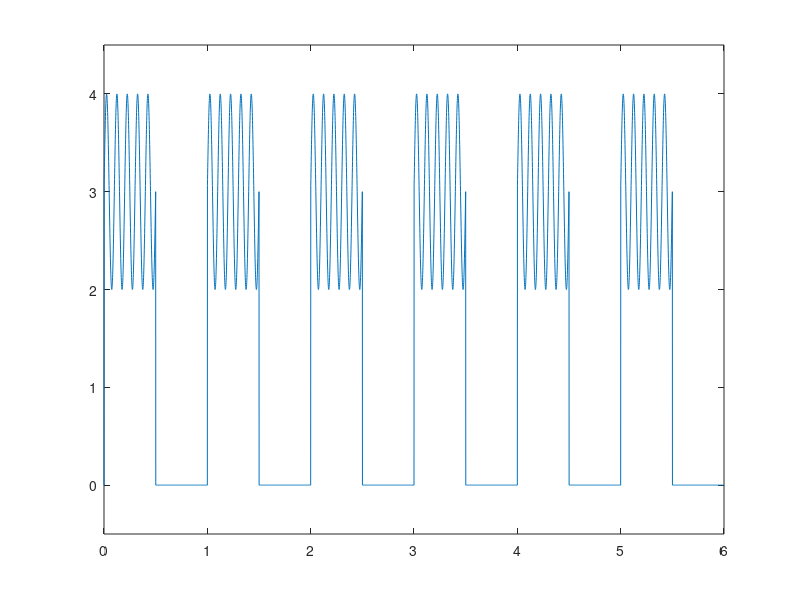

This chart was generated by the following MATLAB code:



%% Chapter 3.1, Figure 3.1

% Call figure 1, and wipe it clean
figure(1), clf

% generate 1000 random numbers
Yu = rand(1000,1);
Yn = randn(1000,1);

% plot numbers over 'time'
subplot(211)
plot(Yu)
hold on
plot(Yn,'r')
legend({'uniform';'Gaussian'})
xlabel('''Time'''), ylabel('Value')

% plot histograms to show the distributions of uniform (rand) vs. 
% Gaussian distributed (randn) numbers.
subplot(223)
hist(Yu,200) % the ",200" means to use 200 bins in the histogram
title('Distribution of uniform noise')
xlabel('Value'), ylabel('Count')

subplot(224)
hist(Yn,200)
title('Distribution of random noise')
xlabel('Value'), ylabel('Count')

% note that the function hist() can return outputs
[y,x] = hist(Yn,200);
hold on
plot(x,y,'m') % m = magenta color

%% Chapter 3.1, Figure 3.2

% generate more noise
whitenoise = randn(10000,1);

% Compute its Fourier transform and modify to make pink noise.
% The mechanics of the next two lines will be explained in more
% detail in Chapter 5.
whitenoiseX = fft(whitenoise);
pinknoise = real(ifft( whitenoiseX .* linspace(-1,1,length(whitenoiseX))'.^2 ))*2;

clf % clear the figure
subplot(221)
plot(whitenoise), hold on
plot(pinknoise,'r')
xlabel('Time (a.u.)'), legend({'white','pink'})

subplot(222)
plot(whitenoise,pinknoise,'.')
xlabel('white noise'), ylabel('pinkified noise')

subplot(212)
plot(abs(fft(whitenoise))), hold on
plot(abs(fft(pinknoise)),'r')
legend({'white';'pink'})
set(gca,'xticklabel','') % the '' means no ticks on the x-axis
xlabel('Frequency (a.u.)'), ylabel('amplitude')

%% Chapter 3.2, Figure 3.3

clf
t = 0:.001:5; % time from 0 to 5 seconds in steps of .001
a = 10;       % amplitude
f = 3;        % frequency in Hz
p = pi/2;     % phase angle in radians

y = a*sin(2*pi*f*t+p);
plot(t,y)
xlabel('Time (s)'), ylabel('amplitude')

%% Chapter 3.2, Figure 3.4

t = 0:.001:5; % .001 means a sampling rate of 1000 Hz, or 1 kHz
a = [10 2 5 8]; % several amplitudes for several sine waves
f = [3 1 6 12];
p = [0 pi/4 -pi pi/2];

% The variable sinewave must be initialized. Why is this,
% and why would Matlab produce an error if it is not initialized?
sinewave = zeros(size(t));

% loop through and sum the sine waves
for i=1:length(a)
    sinewave = sinewave + a(i)*sin(2*pi*f(i)*t+p(i));
end

% and plot
clf
plot(t,sinewave)
xlabel('Time (s)'), ylabel('amplitude')
% note the concatenation of strings used for the title
title([ 'Sum of ' num2str(length(a)) ' sine waves' ])

%% Chapter 3.2 

% adding random noise
sinewave = sinewave + mean(a)*randn(size(t));
plot(t,sinewave)
xlabel('Time (s)'), ylabel('amplitude')
title('With noise added...')

%% Chapter 3.2, Figure 3.5

% specify amplitudes and frequencies
a = [10  2  5  8]; % arbitrary units
f = [ 3  1  6 12]; % Hz

% Define time windows for the different sine waves
timechunks = round(linspace(1,length(t),length(a)+1));

% This time, sinewave is initialized to one zero, because it will be
% concatenated with other sine waves.
sinewave = 0;
for i=1:length(a)
    % three periods (an elipsis) can be used to continue long lines of code
    % to the next line. They are never necessary but can be useful,
    % particularly for people who have an aversion to the horizontal scroll bar.
    sinewave = cat(2,sinewave,a(i)* ...
                sin(2*pi*f(i)*t(timechunks(i):timechunks(i+1)-1) ));
end

plot(t,sinewave)
% You can copy the x/y-axis labels from above or create your own.

%% Chapter 3.2, Figure 3.6

% Create a chirp. A "chirp" is a sine wave with a frequency that varies
% over time. Chapter 8 will show additional ways to produce time series
% with arbitrary time-varying frequencies.
f = [2 10];
ff = linspace(f(1),mean(f),length(t));
sinewave = sin(2*pi.*ff.*t);
plot(t,sinewave)
set(gca,'ylim',[-1.4 1.4])

%% Chapter 3.2, Figure 3.7

% This sine wave has a constant frequency and 
% amplitude that varies over time
a = linspace(1,10,length(t)); % time-varying amplitude
f = 3; % frequency in Hz

y = a.*sin(2*pi*f*t);
plot(t,y)

%% Chapter 3.3, Figure 3.8

t = -1:.001:5;
s = [ .5 .1 ];
a = [  4  5 ];

g1 = a(1)*exp( (-t.^2) /(2*s(1)^2) );
g2 = a(2)*exp( (-(t-mean(t)).^2) /(2*s(2)^2) );

clf
plot(t,g1), hold on
plot(t,g2,'r')
legend({'Gaussian 1';'Gaussian 2'})
xlabel('Time (s)'), ylabel('Amplitude')
title('Two Gaussians with different properties')

%% Chapter 3.4, Figure 3.9

clf
t = 0:.01:11;
plot(t,mod(t,2)>1), hold on
plot(t,.02+(mod(.25+t,2)>1.5),'r')
set(gca,'ylim',[-.1 1.1],'xlim',[0 11])

%% Chapter 3.4, Figure 3.10

clf
t = 0:.01:11;
plot(t,abs(mod(t,2)-1.25)), hold on
plot(t,abs(mod(t,2)-1),'r')
set(gca,'ylim',[-.05 1.3],'xlim',[0 11])

%% Chapter 3.5, Figure 3.11

% some interesting time series...

srate = 100; % Hz
t = 1:1/srate:11; % note that time is now specified as 1/srate
subplot(221)
plot(t,sin(exp(t-5)))
set(gca,'xlim',[1 11])

subplot(222)
plot(t,log(t)./t.^2)
set(gca,'xlim',[1 11])

subplot(223)
plot(t,sin(t).*exp((-(t-3).^2)))
set(gca,'xlim',[1 11])

subplot(224)
plot(t,abs(mod(t,2)-.66).*sin(2*pi*10*t))
set(gca,'xlim',[1 11])

% The above four time series were created by combining different parts of
% time series shown earlier. Try making up some new time series on your
% own. Perhaps you can make even more interesting plots than the ones shown
% here.

%% Chapter 3.6, Figure 3.12

clf

% 51 time points of arbitrary units.
t = 0:50;

% initialize random numbers...
a = randn(size(t));
% ... and then add to each number weighted previous numbers.
a(3:end) = a(3:end) + .2*a(2:end-1) - .4*a(1:end-2);

% An alternative approach to the above, and one that produces
% non-stationary time series.
b1=rand;
for i=2:length(a)
    b1(i) = 1.05*b1(i-1) + randn/3;
end

subplot(221), plot(t,a)
title('Stationary process')

subplot(222), plot(t,b1)
title('Non-stationary process')

% plot the detrended data, which can sometimes remove non-stationarities
subplot(223), plot(t,detrend(b1))
title('detrended non-stationary process')


% computing the derivative can remove some non-stationarities
b1deriv = diff(b1); 
% Because the derivative makes the time series one point smaller,
% it is sometimes useful to add an extra point to the end ("padding")
% to facilitate plotting and analyses.
b1deriv(end+1) = b1deriv(end);

subplot(224), plot(t,b1deriv)
title('Derivative of non-stationary process')

%% Chapter 3.7, Figure 3.13

clf
% create two time series of the same frequency 
% but differing sampling rates
srates = [100 1000];
t1 = 0:1/srates(1):2; % time vector 1
t2 = 0:1/srates(2):2; % time vector 2

% now the two sine waves. Note that they are identical
% except for the time vector (i.e., sampling rate).
% Also notice that no frequency is specified, which means
% it is implicitly set to 1.
sine1 = sin(2*pi*t1);
sine2 = sin(2*pi*t2);

% plot the lines
plot(t1,sine1,'bo','markersize',9)
hold on
plot(t2,sine2,'r.','markersize',6)

%% Chapter 3.7, Figure 3.13

% same as above but for different sampling rates

clf
srates = [100 3];
t1 = 0:1/srates(1):2;
t2 = 0:1/srates(2):2;

sine1 = sin(2*pi*t1);
sine2 = sin(2*pi*t2);


plot(t1,sine1,'bo','markersize',9), hold on
plot(t2,sine2,'r.-','markersize',29)

% try changing the sampling rate to other values to see what the effects
% are on the ability to measure the 1-Hz sine wave.

%% Chapter 3.8, Figure 3.15

clf

% create time series
srate = 100;
t = 0:1/srate:10-(1/srate);
x = sin(t).*exp((-(t-3).^2));

% reflection
xflip = x(end:-1:1);
reflectedX = [xflip x xflip];

% plotting
subplot(211)
plot(t,x)
set(gca,'xlim',[-10 20])
title('Original time series')

subplot(212)
plot(reflectedX)
set(gca,'xtick',[1000 1500 2000],'xticklabel',round(t([1 500 end])))
title('Time series with reflection')

%% Chapter 3.9

% covariance matrix
v = [1 .5 0; .15 1 0; 0 0 1];
c = chol(v*v');

% n time points
n = 10000;
d = randn(n,size(v,1))*c;

% highly correlated...
corr(reshape(v*v',[],1),reshape(cov(d),[],1))

clf
plot(1:n,d)
xlabel('Time (a.u.)'), ylabel('Values')

%% Chapter 3.10, Figure 3.17

%%% Solution to exercise 1
% There are several ways to produce such a wave. 
% One is to create a stationary sine wave 
%  and a square wave with values of 0 or 1.
% When the two signals are point-wise multiplied, 
%  the result is the solution.

% first, the basics:
srate    = 1000;
time     = 0:1/srate:6;
sinefreq = 10; % in hz
boxfreq  =  1; % in hz

% second, create a sine wave
sinewave = sin(2*pi*sinefreq*time);

% third, create a box wave
boxwave  = sin(2*pi*boxfreq*time)>0;

% fourth, point-wise multiply the two signals
solution = boxwave .* sinewave;

% Although the above is technically a solution, 
%  it would be nice to see the box better.
solution = solution + 3*boxwave;

% and plot the result
clf
plot(time,solution)
set(gca,'ylim',[-.5 4.5])

%% end
